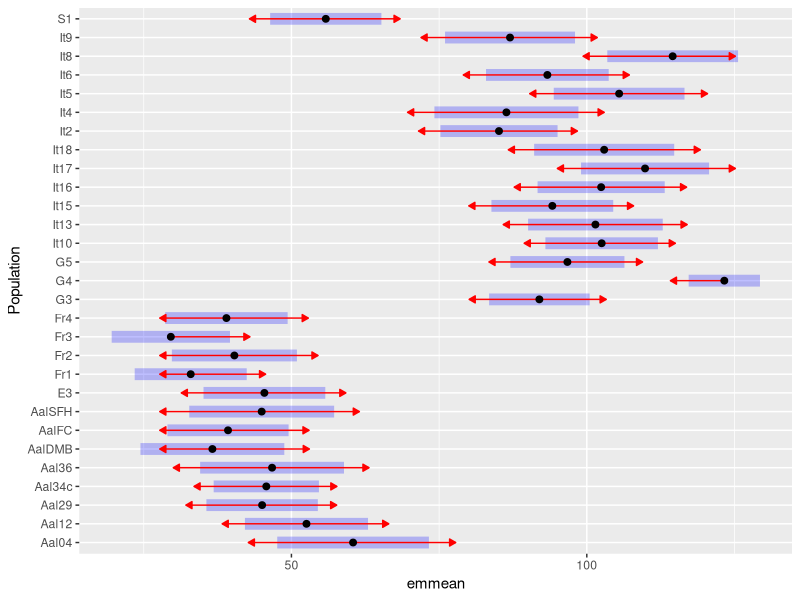
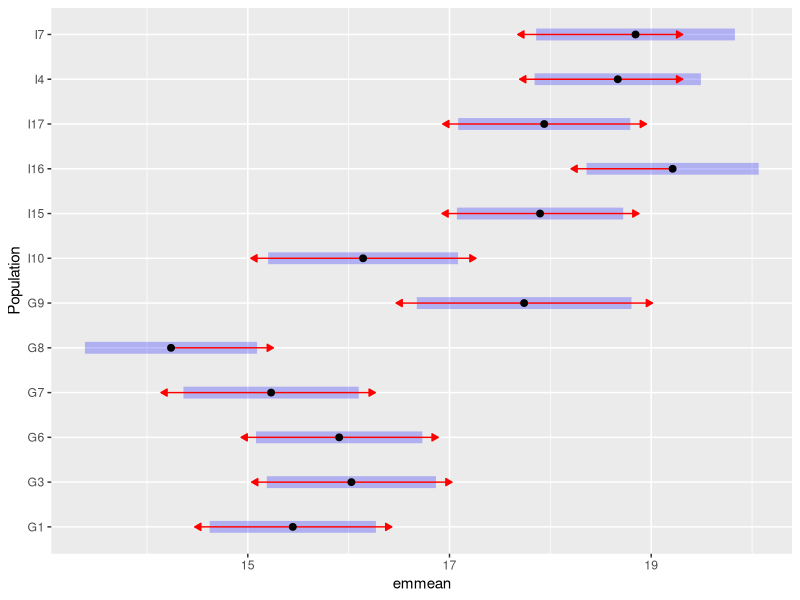
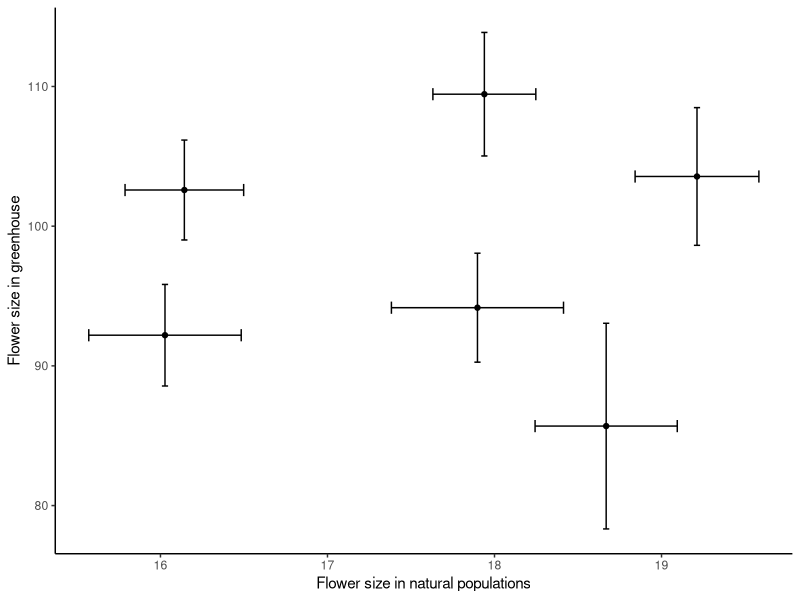
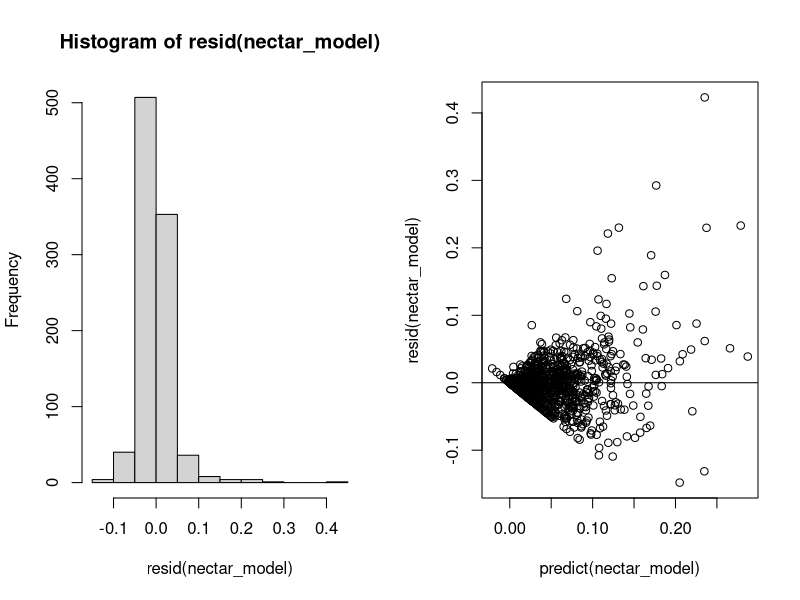
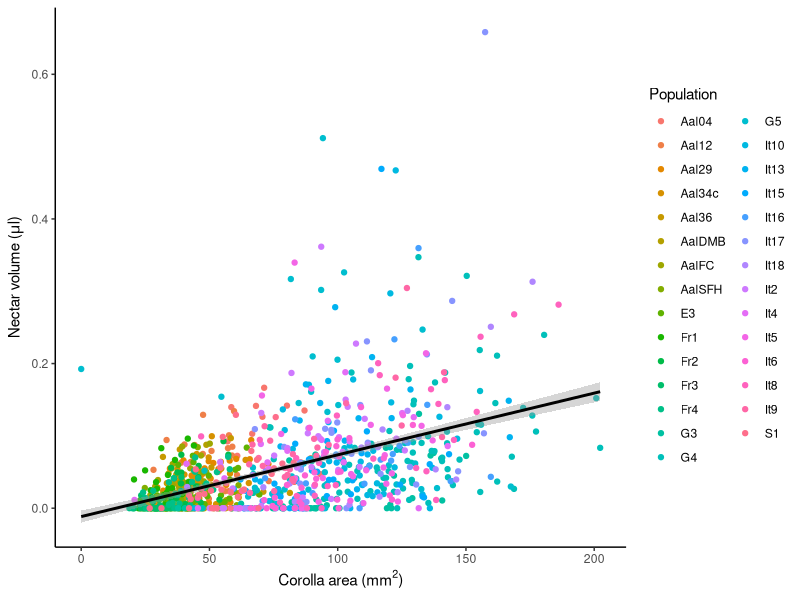
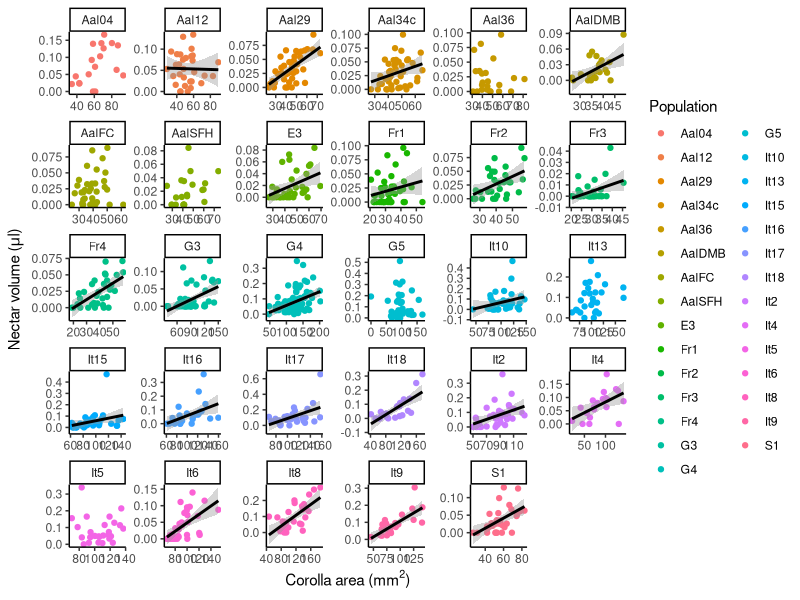

These figures' R source, in order:
## ---- chunk 1
library(tidyverse)
library(readxl)
library(lme4)
library(lmerTest)
library(knitr)
library(lmerTest)
library(emmeans)
library(ggpubr)
library(plotrix)
## ---- chunk 2
nectar <- read_excel("nectar protocol.xlsx")

nectar_work <- nectar %>% filter(!is.na(Population)) %>%  filter(!is.na(nectar_μl)) %>% filter(!is.na(Corola_area_mm2))

nectar_work8 <- nectar_work %>% group_by(Population) %>% filter (length(unique(Plant_id))>=8)

## ---- chunk 3
size_mod<- lmer(Corola_area_mm2~Population+(1|Plant_id), data = nectar_work8)

anova(size_mod)

#emmeans(size_mod, pairwise~Population)
emms<-emmeans(size_mod, "Population")
#pwpm(emms)
plot(emms, comparisons = TRUE)

## ---- chunk 4
field <- read_csv("field_data.csv")
field_work <- field %>% filter(!is.na(FlowerSize))

field_work %>% group_by(Population) %>% summarize(N=length(Id))

size_mod<- lm(FlowerSize~Population, data = field_work)

anova(size_mod)

emms<-emmeans(size_mod, pairwise~Population)
plot(emms, comparisons = TRUE)

## ---- chunk 5
Pops <- c("G3", "I10", "I15", "I16", "I17", "I4","It10", "It15", "It16", "It17", "It4")

field_combine <- field_work %>% filter(Population %in% Pops) %>%  group_by(Population) %>% summarize(FlSizeMean = mean(FlowerSize), FlSizeSE=std.error(FlowerSize)) %>% mutate(Source="Field")

gh_combine <- nectar_work8 %>% filter(Population %in% Pops) %>%  group_by(Population) %>% summarize(FlSizeMean = mean(Corola_area_mm2), FlSizeSE=std.error(Corola_area_mm2)) %>% mutate(Source="Greenhouse")

combine <- rbind(field_combine, gh_combine)
combine[8:12,1]<-c("I10", "I15", "I16", "I17", "I4")

combine_wide <- combine %>% pivot_wider(names_from=Source, values_from=c(FlSizeMean,FlSizeSE))

combine_mod <- lm(FlSizeMean_Greenhouse~FlSizeMean_Field, data=combine_wide)

ggplot(aes(x=FlSizeMean_Field, y=FlSizeMean_Greenhouse), data=combine_wide)+geom_point()+geom_errorbar(aes(ymin=FlSizeMean_Greenhouse-FlSizeSE_Greenhouse, ymax=FlSizeMean_Greenhouse+FlSizeSE_Greenhouse))+geom_errorbarh(aes(xmin=FlSizeMean_Field-FlSizeSE_Field, xmax=FlSizeMean_Field+FlSizeSE_Field))+xlab("Flower size in natural populations")+ylab("Flower size in greenhouse")+theme_classic()


## ---- chunk 6
nectar <- read_excel("nectar protocol.xlsx")

nectar_work <- nectar %>% filter(!is.na(Population)) %>%  filter(!is.na(nectar_μl)) %>% filter(!is.na(Corola_area_mm2))

nectar_work8 <- nectar_work %>% group_by(Population) %>% filter (length(unique(Plant_id))>=8)

nectar_8_avg <- nectar_work8 %>% group_by(Population, Plant_id) %>% summarize(Mean_nectar=mean(nectar_μl))

#add scent into this df

#nectar_model<-lmer(nectar_μl~scent+(1|Population), data=nectar_8_avg)

#par(mfrow=c(1,2))
#hist(resid(nectar_model))
#plot(predict(nectar_model),resid(nectar_model)) ; abline(h=0)

## ---- chunk 7
#ggplot(aes(x=scent, y=nectar_μl), #data=nectar_8_avg)+geom_point(aes(color=Population))+geom_smooth(method="lm",color="black")+theme_classic()+xlab(expression(paste("Total scent emission (ng", h^-1, flower^-1, ")"))) + ylab(expression(paste("Nectar volume (", mu,"l)")))
## ---- chunk 8
nectar <- read_excel("nectar protocol.xlsx")
## ---- chunk 9
#kable(nectar %>% filter(is.na(Population)) %>% group_by(Plant_id) %>% summarise(N=length(unique(flower_id))))
## ---- chunk 10
nectar_work <- nectar %>% filter(!is.na(Population)) %>%  filter(!is.na(nectar_μl)) %>% filter(!is.na(Corola_area_mm2))
## ---- chunk 11

nectar_work_sum <- nectar_work %>% group_by(Population) %>%  summarise(N_plants=length(unique(Plant_id)), N_flowers=length(flower_id))
kable(nectar_work_sum)
## ---- chunk 12
nectar_list <- nectar_work_sum %>% filter(N_plants >= 8)
## ---- chunk 13
nectar_work8 <- nectar_work %>% group_by(Population) %>% filter (length(unique(Plant_id))>=8)
## ---- chunk 14
nectar_model<-lmer(nectar_μl~Corola_area_mm2+(1|Population/Plant_id), data=nectar_work8)

par(mfrow=c(1,2))
hist(resid(nectar_model))
plot(predict(nectar_model),resid(nectar_model)) ; abline(h=0)
## ---- chunk 15


ggplot(aes(x=Corola_area_mm2, y=nectar_μl), data=nectar_work8)+geom_point(aes(color=Population))+geom_smooth( method="lm",color="black")+theme_classic()+xlab(expression(paste("Corolla area (", mm^2 ,")"))) + ylab(expression(paste("Nectar volume (", mu,"l)")))
## ---- chunk 16

#writing a function to generate a model summary

f <- function(df) summary(lmer(nectar_μl ~ Corola_area_mm2 +(1|Plant_id), data = df))

#running this model on the data subset by population

v <- lapply(split(nectar_work8, nectar_work8$Population), f)

# making a list of the populations and a blank dataframe that will store the results 

Pop=sort(as.factor(c(unique(nectar_work8$Population),unique(nectar_work8$Population))))

results<-data.frame("Estimate"=numeric(), "Std. Error"=numeric(), "df"=numeric(), "t value"=numeric(), "Pr(>|t|)"=numeric())

#extracting the coefficients from each model

for (i in 1:29){
  z<-as.data.frame(v[[i]]$coefficients)
  results<-rbind(results,z)
}

# adding the population labels to these results

results<-cbind(results, Pop)

#cleaning up the results table to only contain the slope estimates; adding a significance column
results<-results %>% tibble::rownames_to_column("X") 
results <- results %>% filter(str_detect(X, "Corola"))  %>% mutate(Sig=if_else(`Pr(>|t|)`< 0.05, "Yes", "No")) %>% select(-X) %>% relocate(Pop) 

kable(results)

#creating an object of just the significant ones, to then create an object with only the data from populations where there is a significant correlation, so that the plot only has lines drawn for the significant relationships
results.sig<-results %>% filter(Sig=="Yes")
lines<-nectar_work8 %>% filter(Population %in% results.sig$Pop)

##plotting the population level results
ggplot(aes(x=Corola_area_mm2, y=nectar_μl, color=Population), data=nectar_work8)+geom_point()+
  facet_wrap(~Population, scales="free")+theme_classic()+xlab(expression(paste("Corolla area (", mm^2 ,")"))) + ylab(expression(paste("Nectar volume (", mu,"l)")))+geom_smooth(data=lines, method="lm", color="black")
